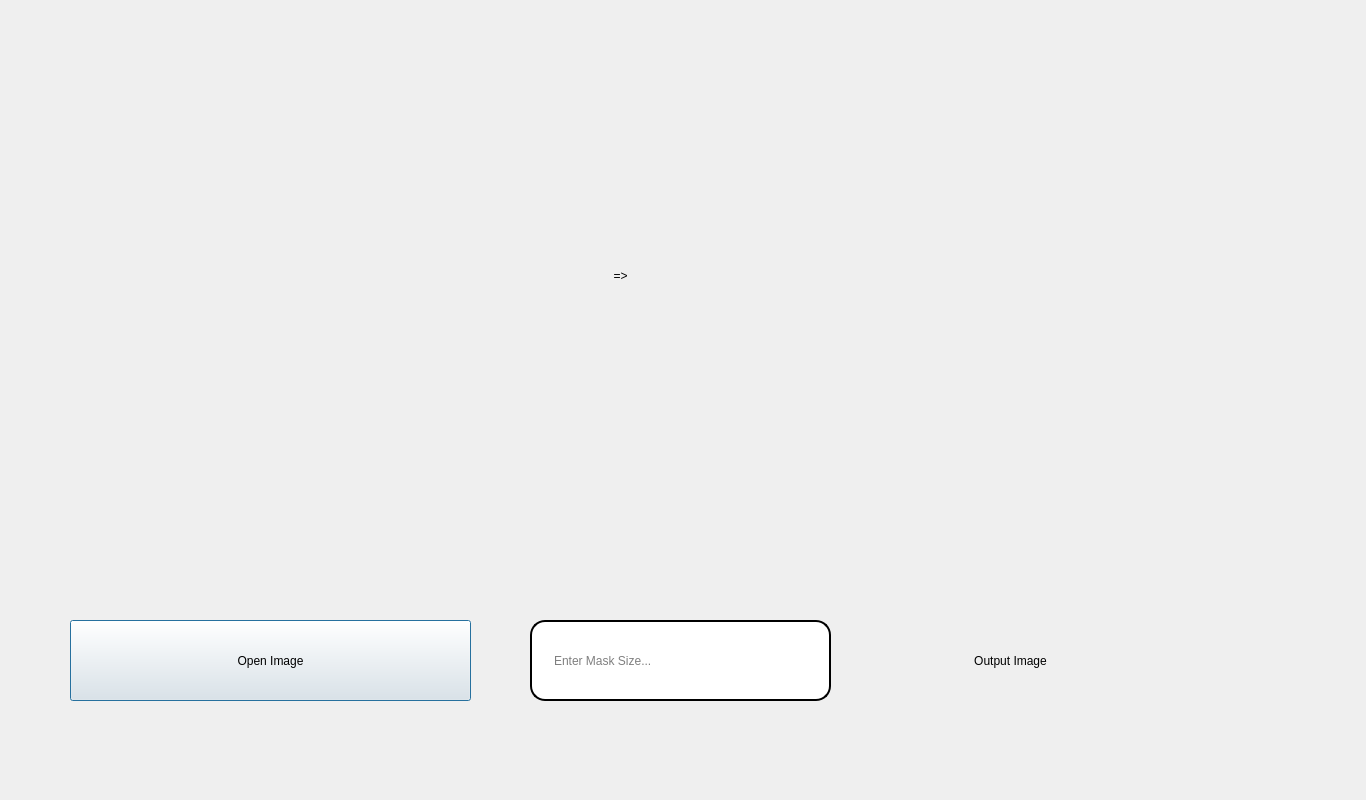
<?xml version="1.0" encoding="UTF-8"?>
<ui version="4.0">
 <class>Dialog_5</class>
 <widget class="QDialog" name="Dialog_5">
  <property name="geometry">
   <rect>
    <x>0</x>
    <y>0</y>
    <width>1366</width>
    <height>800</height>
   </rect>
  </property>
  <property name="windowTitle">
   <string>Dialog</string>
  </property>
  <widget class="QLineEdit" name="lineEdit">
   <property name="geometry">
    <rect>
     <x>530</x>
     <y>620</y>
     <width>301</width>
     <height>81</height>
    </rect>
   </property>
   <property name="styleSheet">
    <string notr="true">border: 12px  solid rgb(0, 0, 0);
border-width: 2px;
font: 11.5pt &quot;MS Shell Dlg 2&quot;;
border-radius: 15px;
padding-left:20px;
padding-right:20px;</string>
   </property>
   <property name="text">
    <string/>
   </property>
   <property name="alignment">
    <set>Qt::AlignLeading|Qt::AlignLeft|Qt::AlignVCenter</set>
   </property>
   <property name="placeholderText">
    <string>Enter Mask Size...</string>
   </property>
  </widget>
  <widget class="QLabel" name="label_5">
   <property name="geometry">
    <rect>
     <x>410</x>
     <y>730</y>
     <width>581</width>
     <height>41</height>
    </rect>
   </property>
   <property name="styleSheet">
    <string notr="true">color: rgb(255, 0, 0);</string>
   </property>
   <property name="text">
    <string/>
   </property>
  </widget>
  <widget class="QPushButton" name="Open_Image_Button">
   <property name="geometry">
    <rect>
     <x>70</x>
     <y>620</y>
     <width>401</width>
     <height>81</height>
    </rect>
   </property>
   <property name="text">
    <string>Open Image</string>
   </property>
  </widget>
  <widget class="QLabel" name="label">
   <property name="geometry">
    <rect>
     <x>10</x>
     <y>20</y>
     <width>571</width>
     <height>561</height>
    </rect>
   </property>
   <property name="text">
    <string/>
   </property>
  </widget>
  <widget class="QLabel" name="label_4">
   <property name="geometry">
    <rect>
     <x>870</x>
     <y>640</y>
     <width>281</width>
     <height>41</height>
    </rect>
   </property>
   <property name="styleSheet">
    <string notr="true">font: 16pt &quot;MS Shell Dlg 2&quot;;</string>
   </property>
   <property name="text">
    <string>Output Image</string>
   </property>
   <property name="alignment">
    <set>Qt::AlignCenter</set>
   </property>
  </widget>
  <widget class="QLabel" name="label_3">
   <property name="geometry">
    <rect>
     <x>590</x>
     <y>260</y>
     <width>61</width>
     <height>31</height>
    </rect>
   </property>
   <property name="styleSheet">
    <string notr="true">font: 22pt &quot;MS Shell Dlg 2&quot;;</string>
   </property>
   <property name="text">
    <string>=&gt;</string>
   </property>
   <property name="alignment">
    <set>Qt::AlignCenter</set>
   </property>
  </widget>
  <widget class="QLabel" name="label_2">
   <property name="geometry">
    <rect>
     <x>690</x>
     <y>20</y>
     <width>571</width>
     <height>561</height>
    </rect>
   </property>
   <property name="text">
    <string/>
   </property>
  </widget>
 </widget>
 <resources/>
 <connections/>
</ui>
